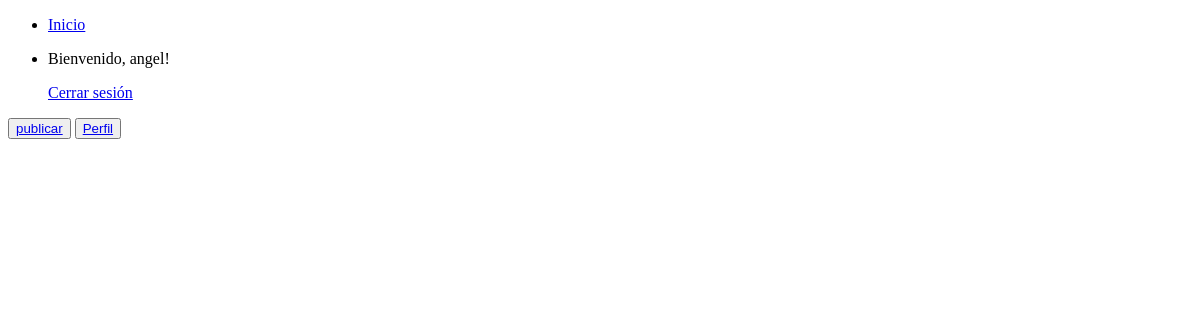
Before: /pantalla/ (signed in) with the older database file.
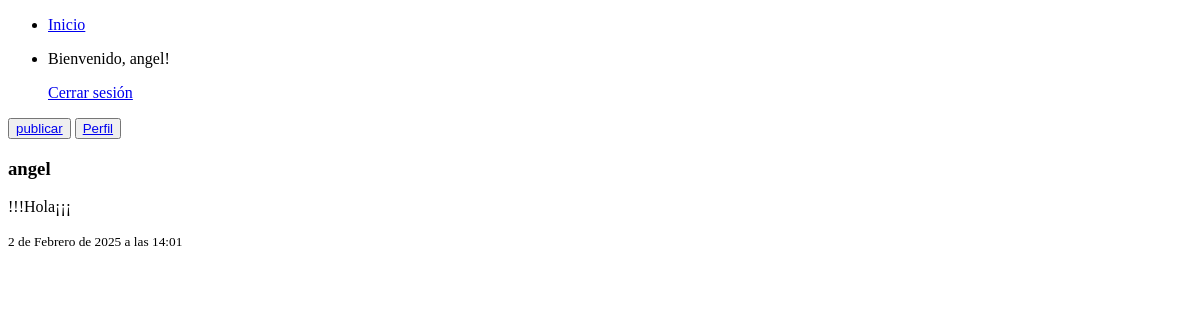
After: the same page with the newer database file.
### principal/models.py (models this page shows, shortened)
class Publicacion(models.Model):
    usuario = models.ForeignKey(User,on_delete=models.CASCADE)
    texto = models.TextField()
    fecha_creacion = models.DateTimeField(auto_now_add=True)

### principal/views.py (the view)
# urls.py: path('pantalla/',pantalla,name='pantalla'),
@login_required
def pantalla(request):
    publicaciones = Publicacion.objects.all().order_by('-fecha_creacion')
    usernameP = request.user.username
    return render(request,'pantalla.html',{
        'publicaciones':publicaciones,
        'usernameP':usernameP
        })

### principal/templates/pantalla.html
{% extends "base.html" %} {%block title%} Aplicacion {%endblock%}
{% load static %}
{% block content %}
<button >
    <a href="{% url 'crear_publicacion' %}">publicar</a>
</button>
<button>
    {% if usernameP %}
        <a href="{% url 'perfil' usernameP %}">Perfil</a>
    {% else %}
        <span>No has iniciado sesión</span>
    {% endif %}
</button>
{% for publicacion in publicaciones %}
    <div>
        <h3>{{ publicacion.usuario.username }}</h3>
        <p>{{ publicacion.texto }}</p>
        <small>{{ publicacion.fecha_creacion }}</small>
    </div>
{% endfor %}
{% endblock %}

Changed rows visible on the page:
added Publicacion: usuario.username "angel", texto "!!!Hola¡¡¡", fecha_creacion "2 de Febrero de 2025 a las 14:01"
